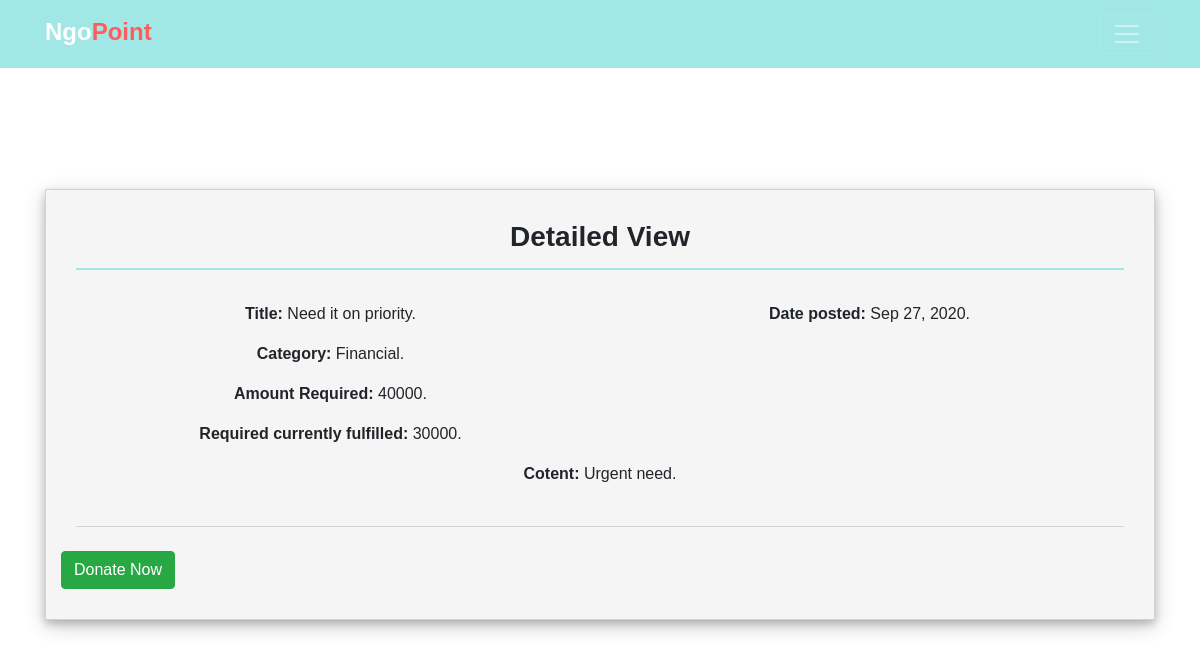
Page /donor-requirement-view/9/ on the earlier database version.
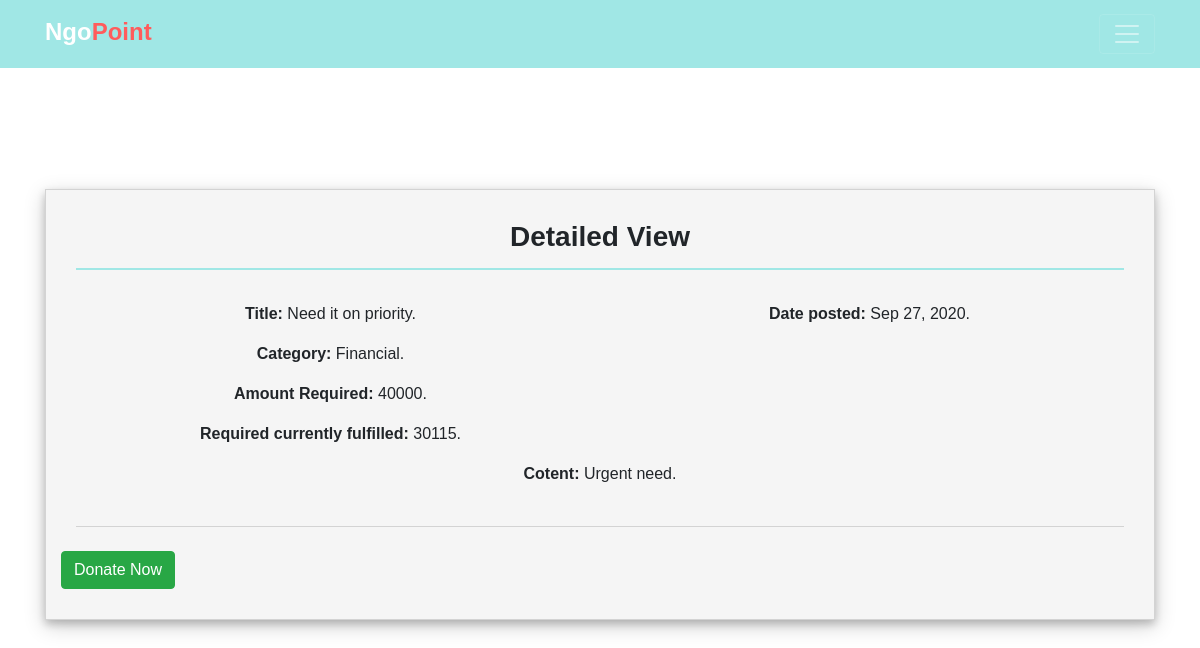
Same page on the later database version.
### ngo_requirements/models.py (models this page shows)
class Requirement(models.Model):
    requirement_heading=models.CharField(max_length=300,default='')
    requirement_content=models.TextField()
    ngo = models.ForeignKey(Ngo, on_delete=models.CASCADE, default='')
    category = models.ForeignKey(Help_category,on_delete=models.CASCADE, default='')
    quantity=models.IntegerField(max_length=999999,null=True)
    amount=models.IntegerField(max_length=999999,null=True)
    requirement_fulfilled=models.IntegerField(max_length=255,default=0)
    fulfilled_by=models.ManyToManyField(Donor,related_name='fulfillers')
    date_posted =models.DateTimeField(default=timezone.now)
    class Meta:
        ordering=['-date_posted']

class Help_category(models.Model):
    help_category = models.CharField(max_length=300,default='')
    def __str__(self):
        return f"{self.help_category}"

### ngo_requirements/views.py (the view)
# urls.py: path('donor-requirement-view/<int:rid>/', views.donorRequirementView, name='donorRequirementView'),
def donorRequirementView(request,rid):
    requirement=Requirement.objects.get(id=rid)
    context={
        'requirement':requirement,
    }
    return render(request,'ngo_requirements/donor_requirement_view.html',context)

### ngo_requirements/templates/ngo_requirements/donor_requirement_view.html (shortened to what this page needs)
{% extends 'ngo_requirements/base.html' %}
{% load crispy_forms_tags %}
{% block content %}
{% include 'ngo_requirements/navbar.html' %}
<div class=" container"style="padding-top: 10px;">
    <div class=" form-out" >
        <h3 style="font-weight: bold;padding-bottom: 15px;border-bottom: 2px solid #A0E7E5;text-align: center;">Detailed View</h3><br>
        <div class="row">
            <div class="col-12 col-md-6"><p ><span style="font-weight: bold;">Title: </span>{{requirement.requirement_heading}}.</p></div>
            <div class="col-12 col-md-6"><p class=""><span style="font-weight: bold;">Date posted: </span>{{requirement.date_posted|date:"M d, Y"}}.</p></div>
        </div>
        <div class="row">
            <div class="col-12 col-md-6"><p ><span style="font-weight: bold;">Category: </span>{{requirement.category}}.</p></div>
        </div>
        {% if requirement.amount %}
        <div class="row">
            <div class=" col-md-6 col-12"><p ><span style="font-weight: bold;">Amount Required: </span>{{requirement.amount}}.</p></div>
        </div>
        {% endif %}
        <div class="row">
            <div class=" col-md-6 col-12"><p ><span style="font-weight: bold;">Required currently fulfilled: </span>{{requirement.requirement_fulfilled}}.</p></div>
        </div>
        <div class="row" style="">
            <div class=" col-12"><p ><span style="font-weight: bold;">Cotent: </span>{{requirement.requirement_content}}.</p></div>
        </div><br>
        <div class="" style="border-bottom: 1px solid lightgray;">
        </div><br>
        <div class="row">
            <button class="btn btn-success" type="submit"><a href="/requirement-fulfillment/{{requirement.id}}/" style="color: white;">Donate Now</a></button>
        </div>
    </div>
    </div></div><br>
{% endblock %}

Differences in the rows shown:
changed Requirement "Need it on priority": requirement_fulfilled "30000" → "30115"
